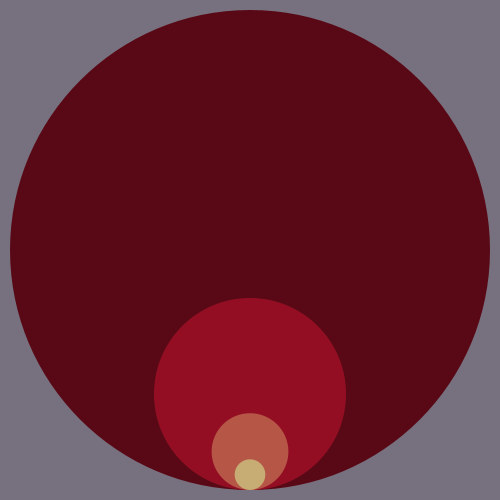
Frame 1 (no input)
Frame 60 (the mouse pressed at the canvas centre just before this capture): identical to frame 1, image omitted
Frame 120 (the mouse held since frame 60 and released just before this capture): identical to frame 1, image omitted

The Processing sketch that drew this single still picture (run headless with seeded random() and noise(); from frame 60 on, the mouse is pressed at the canvas centre):

// Processing sketch: spinners5
// ── spinners5.pde
int MaxDepth = 4;

void setup() {
   size(500, 500);
   noStroke();
}

void draw() {
   background(119, 112, 127);
   translate(250, 250);
   scale(240.0);
   drawCircles(1);
}

void drawCircles(int depth) {
   switch (depth) {
      case 1:  fill(color(89, 9, 21));     break;
      case 2:  fill(color(148, 14, 35));   break;
      case 3:  fill(color(181, 86, 70));   break;
      case 4:  fill(color(199, 172, 115)); break;
      default: return;     
   }  
   ellipse(0, 0, 2, 2);

   translate(0, 0.6);
   scale(0.4);
   drawCircles(depth+1);
}
